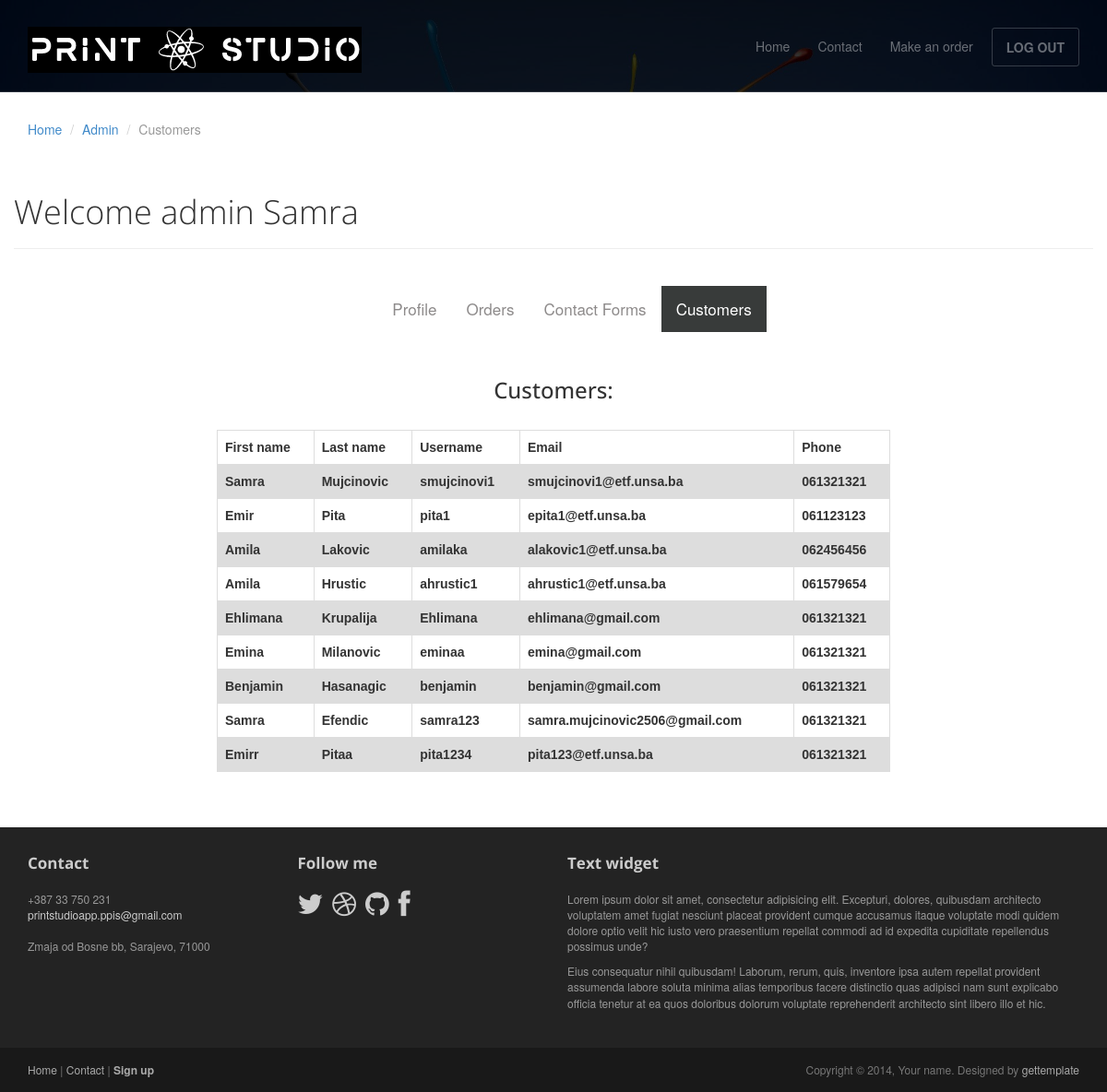
Screenshot of /listCustomers/ (signed in) with the database file from the repository.
### printStudioApp/models.py (models this page shows, shortened)
class CustomUser(models.Model):
    customuser = models.OneToOneField(User, on_delete=models.CASCADE, primary_key=True)
    phoneNumber = models.CharField(max_length=9, blank=True)

### printStudioApp/decorators.py (the view)
    def wrapper_func(request, *args, **kwargs):
        if not request.user.is_authenticated:
            print("redirect home")
            return redirect('home')
        else:
            return view_func(request, *args, **kwargs)

### printStudioApp/views.py (called while the page is built)
@unauthenticated_user
@login_required(login_url='login')
@admin_only
def listCustomers(request):
    context = {}
    customers = CustomUser.objects.all()
    context = {'customers':customers }
    return render(request, 'listCustomers.html', context)

### printStudioApp/templates/listCustomers.html (shortened to what this page needs)
{% load static %}
<!DOCTYPE html>
<html lang="en">
<head>
	<link rel="stylesheet" href={% static 'css/bootstrap.min.css' %}>
	<link rel="stylesheet" href={% static 'css/font-awesome.min.css' %}>
	<link rel="stylesheet" href={% static 'css/bootstrap-theme.css' %} media="screen" >
	<link rel="stylesheet" href={% static 'css/main.css' %}>
</head>
<body>
	<div class="navbar navbar-inverse navbar-fixed-top headroom" >
		<div class="container">
			<div class="navbar-header">
				<a class="navbar-brand" href={% url 'home' %}><img src={% static 'images/logo.png' %} alt="Progressus HTML5 template"></a>
			</div>
			<div class="navbar-collapse collapse">
				<ul class="nav navbar-nav pull-right">
					<li><a href={% url 'home' %}>Home</a></li>
					<li><a href={% url 'contactForm' %}>Contact</a></li>
					{% if request.user.is_authenticated %}
                    <li><a href={% url 'order' %}>Make an order</a></li>
						<li><a class="btn" href={% url 'logout' %}>LOG OUT</a></li>
					{% else %}
						<li><a href={% url 'login' %}>Make an order</a></li>
						<li><a class="btn" href={% url 'login' %}>SIGN IN / SIGN UP</a></li>
					{% endif %}
				</ul>
			</div>
		</div>
	</div>
	<header id="head" class="secondary"></header>
	<div class="container">
		<ol class="breadcrumb">
			<li><a href={% url 'home' %}>Home</a></li>
            {% if request.user.groups.all.0.name == "admin"%}
            <li><a href={% url 'userProfile' user.id %}>Admin</a></li>
            {% else %}
            <li><a href={% url 'userProfile' user.id%}>Customer</a></li>
            {% endif %}
			<li class="active">Customers</li>
		</ol>
        <div class="row">
		  <br>
        <header class="page-header">
            <h1 class="page-title">Welcome admin {{request.user.first_name}}</h1>
        </header>
		<br>
		<div class="topnav justify-content-center">
			<ul class="navbar-nav abs-center-x">
				<li class="nav-item">
					<a href={% url 'userProfile' user.id %}>Profile</a>
				</li>
				<li class="nav-item">
					<a class="onCenter" href={% url 'listOrders' %}>Orders</a>
				</li>
				<li class="nav-item">
					<a class="onCenter" href={% url 'listContactForms' %}>Contact Forms</a>
				</li>
				{% if request.user.groups.all.0.name == "admin"%}
				<li class="nav-item">
					<a class="onCenter active" href={% url 'listCustomers' %}>Customers</a>
				</li>
				{% endif %}
			</ul>
		  </div>
        <br>
		<div class="container">
            <div class="col-sm-2 point-1">
            </div>
              <div class="col-sm-8 point-1">
                <h3>Customers:</h3>
                    <br>
                    <table>
						<tr>
							<th>First name</th>
							<th>Last name</th>
							<th>Username</th>
							<th>Email</th>
							<th>Phone</th>
						</tr>
                        {% for customer in customers %}
                        <tr>
                            <th> {{ customer.customuser.first_name }} </th>
                            <th> {{ customer.customuser.last_name }} </th>
                            <th> {{ customer.customuser.username }} </th>
                            <th> {{ customer.customuser.email }} </th>
                            <th> {{ customer.phoneNumber }} </th>
                        </tr>
                        {% endfor %}
                    </table>
              </div>
              <div class="col-sm-2 point-1">
            </div>
          </div>
	</div>
	</div>
	<footer id="footer" class="top-space">
		<div class="footer1">
			<div class="container">
				<div class="row">
					<div class="col-md-3 widget">
						<h3 class="widget-title">Contact</h3>
						<div class="widget-body">
							<p>+387 33 750 231<br>
								<a href="mailto:#">printstudioapp.ppis@gmail.com</a><br>
								<br>
								Zmaja od Bosne bb, Sarajevo, 71000
							</p>
						</div>
					</div>
					<div class="col-md-3 widget">
						<h3 class="widget-title">Follow me</h3>
						<div class="widget-body">
							<p class="follow-me-icons clearfix">
								<a href=""><i class="fa fa-twitter fa-2"></i></a>
								<a href=""><i class="fa fa-dribbble fa-2"></i></a>
								<a href=""><i class="fa fa-github fa-2"></i></a>
								<a href=""><i class="fa fa-facebook fa-2"></i></a>
							</p>
						</div>
					</div>
					<div class="col-md-6 widget">
						<h3 class="widget-title">Text widget</h3>
						<div class="widget-body">
							<p>Lorem ipsum dolor sit amet, consectetur adipisicing elit. Excepturi, dolores, quibusdam architecto voluptatem amet fugiat nesciunt placeat provident cumque accusamus itaque voluptate modi quidem dolore optio velit hic iusto vero praesentium repellat commodi ad id expedita cupiditate repellendus possimus unde?</p>
							<p>Eius consequatur nihil quibusdam! Laborum, rerum, quis, inventore ipsa autem repellat provident assumenda labore soluta minima alias temporibus facere distinctio quas adipisci nam sunt explicabo officia tenetur at ea quos doloribus dolorum voluptate reprehenderit architecto sint libero illo et hic.</p>
						</div>
					</div>
				</div>
			</div>
		</div>
		<div class="footer2">
			<div class="container">
				<div class="row">
					<div class="col-md-6 widget">
						<div class="widget-body">
							<p class="simplenav">
								<a href="#">Home</a> |
								<a href={% url 'contactForm' %}>Contact</a> |
								<b><a href={% url 'register' %}>Sign up</a></b>
							</p>
						</div>
					</div>
					<div class="col-md-6 widget">
						<div class="widget-body">
							<p class="text-right">
								Copyright &copy; 2014, Your name. Designed by <a href="http://gettemplate.com/" rel="designer">gettemplate</a>
							</p>
						</div>
					</div>
				</div>
			</div>
		</div>
	</footer>
</body>
</html>

### static/css/main.css (style rules this page uses)
#head { background:#181015 url( /static/images/bg_header.jpg) no-repeat; background-size: cover; min-height:520px; text-align: center; padding-top:240px; color:white; font-family:"Open sans", Helvetica, Arial; font-weight:300; }
#head.secondary { height:100px; min-height: 100px; padding-top:0px; }
.headroom { -webkit-transition: all 0.4s ease-out; -moz-transition: all 0.4s ease-out; -o-transition: all 0.4s ease-out; transition: all 0.4s ease-out; }
h1, h2, h3, h4, h5, h6 { font-family:"Open sans", Helvetica, Arial; }
h1, .h1, h2, .h2, h3, .h3 { margin-top:30px; }
.page-title { margin-top:20px; font-weight:300; }
.breadcrumb { background:none; padding:0; margin:30px 0 0px 0; }
.top-space { margin-top: 60px; }
img { max-width:100%; }
.footer1 { background: #232323; padding: 30px 0 0 0; font-size: 12px; color: #999; }
.footer1 a { color: #ccc; }
.footer1 .widget { margin-bottom:30px; }
.footer1 .widget-title { font-size: 17px; font-weight: bold; color: #ccc; margin: 0 0 20px; }
.follow-me-icons { font-size:30px; }
.follow-me-icons i { float:left; margin:0 10px 0 0; }
.footer2 { background: #191919; padding: 15px 0; color: #777; font-size: 12px; }
.footer2 a { color: #aaa; }
.footer2 p { margin: 0; }

### printStudioApp/templates/listCustomers.html (style rules this page uses)
.topnav .navbar-nav { display: inline-block; float: none; vertical-align: top; }
.topnav { text-align: center; }
.topnav { overflow: hidden; background-color: white; }
.topnav a { float: left; color: #8d8a8a; text-align: center; padding: 14px 16px; text-decoration: none; font-size: 17px; }
.topnav a.active { background-color: #383b3a; color: white; }
.onCenter { margin: 0 auto; }
.nav-item { list-style-type: none; }
.point-1 { text-align: center; }
table { font-family: arial, sans-serif; border-collapse: collapse; width: 100%; }
td, th { border: 1px solid #dddddd; text-align: left; padding: 8px; }
tr:nth-child(even) { background-color: #dddddd; }

### rows the page displays
CustomUser: customuser.first_name "Samra", customuser.last_name "Mujcinovic", customuser.username "smujcinovi1", customuser.email "smujcinovi1@etf.unsa.ba", phoneNumber "061321321"
CustomUser: customuser.first_name "Emir", customuser.last_name "Pita", customuser.username "pita1", customuser.email "epita1@etf.unsa.ba", phoneNumber "061123123"
CustomUser: customuser.first_name "Amila", customuser.last_name "Lakovic", customuser.username "amilaka", customuser.email "alakovic1@etf.unsa.ba", phoneNumber "062456456"
CustomUser: customuser.first_name "Amila", customuser.last_name "Hrustic", customuser.username "ahrustic1", customuser.email "ahrustic1@etf.unsa.ba", phoneNumber "061579654"
CustomUser: customuser.first_name "Ehlimana", customuser.last_name "Krupalija", customuser.username "Ehlimana", customuser.email "ehlimana@gmail.com", phoneNumber "061321321"
CustomUser: customuser.first_name "Emina", customuser.last_name "Milanovic", customuser.username "eminaa", customuser.email "emina@gmail.com", phoneNumber "061321321"
CustomUser: customuser.first_name "Benjamin", customuser.last_name "Hasanagic", customuser.username "benjamin", customuser.email "benjamin@gmail.com", phoneNumber "061321321"
CustomUser: customuser.first_name "Samra", customuser.last_name "Efendic", customuser.username "samra123", customuser.email "samra.mujcinovic2506@gmail.com", phoneNumber "061321321"
CustomUser: customuser.first_name "Emirr", customuser.last_name "Pitaa", customuser.username "pita1234", customuser.email "pita123@etf.unsa.ba", phoneNumber "061321321"

### other values shown
{{ request.user.first_name }} "Samra"
